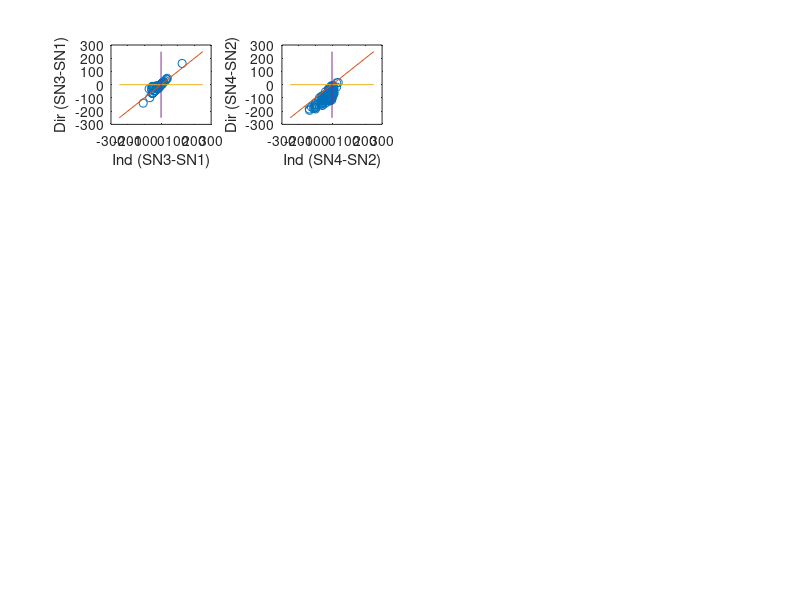

Write the MATLAB code that produced this figure.
clear
clc

load param_ThrePert_SA0SB0_25pc_AND.mat
load param_SameSA0SB0_AND.mat

param_unp = param_SameSA0SB0(:,nrr);
%param_thre = param_ThrePert_OR(:,nrr);


unp=tri_types(nrr,:);
ind=tri_type_SA0ltSB0;
dir=tri_type_SB0ltSA0;

[unp_sorted,idx] = sort(unp);
dir_sorted = dir(idx);
ind_sorted = ind(idx);

SN_DirSorted = SNB_SB0ltSA0(idx,:);
SN_IndSorted = SNB_SA0ltSB0(idx,:);

SNB_Unp = SNB(nrr,:);
SNB_Dir = SNB_SB0ltSA0;
SNB_Ind = SNB_SA0ltSB0;

% Type 4 (1U1D): SN1>SN3>SN2>SN4
% Type 2 (1U2D): SN1>SN3>SN4>SN2
% Type 3 (2U1D): SN3>SN1>SN2>SN4
% Type 1 (2U2D): SN3>SN1>SN4>SN2

nr = length(nrr);

for ik = 1:nr

    if SNB_Unp(ik,1)>SNB_Unp(ik,3) && SNB_Unp(ik,3)>SNB_Unp(ik,2) && SNB_Unp(ik,2)>SNB_Unp(ik,4)
        triType_Unp(ik,1) = 4;
    elseif SNB_Unp(ik,1)>SNB_Unp(ik,3) && SNB_Unp(ik,3)>SNB_Unp(ik,4) && SNB_Unp(ik,4)>SNB_Unp(ik,2)
        triType_Unp(ik,1) = 2;
    elseif SNB_Unp(ik,3)>SNB_Unp(ik,1) && SNB_Unp(ik,1)>SNB_Unp(ik,2) && SNB_Unp(ik,2)>SNB_Unp(ik,4)
        triType_Unp(ik,1) = 3;
    elseif SNB_Unp(ik,3)>SNB_Unp(ik,1) && SNB_Unp(ik,1)>SNB_Unp(ik,4) && SNB_Unp(ik,4)>SNB_Unp(ik,2)
        triType_Unp(ik,1) = 1;
    end

    if SNB_Dir(ik,1)>SNB_Dir(ik,3) && SNB_Dir(ik,3)>SNB_Dir(ik,2) && SNB_Dir(ik,2)>SNB_Dir(ik,4)
        triType_Dir(ik,1) = 4;
    elseif SNB_Dir(ik,1)>SNB_Dir(ik,3) && SNB_Dir(ik,3)>SNB_Dir(ik,4) && SNB_Dir(ik,4)>SNB_Dir(ik,2)
        triType_Dir(ik,1) = 2;
    elseif SNB_Dir(ik,3)>SNB_Dir(ik,1) && SNB_Dir(ik,1)>SNB_Dir(ik,2) && SNB_Dir(ik,2)>SNB_Dir(ik,4)
        triType_Dir(ik,1) = 3;
    elseif SNB_Dir(ik,3)>SNB_Dir(ik,1) && SNB_Dir(ik,1)>SNB_Dir(ik,4) && SNB_Dir(ik,4)>SNB_Dir(ik,2)
        triType_Dir(ik,1) = 1;
    end

    if SNB_Ind(ik,1)>SNB_Ind(ik,3) && SNB_Ind(ik,3)>SNB_Ind(ik,2) && SNB_Ind(ik,2)>SNB_Ind(ik,4)
        triType_Ind(ik,1) = 4;
    elseif SNB_Ind(ik,1)>SNB_Ind(ik,3) && SNB_Ind(ik,3)>SNB_Ind(ik,4) && SNB_Ind(ik,4)>SNB_Ind(ik,2)
        triType_Ind(ik,1) = 2;
    elseif SNB_Ind(ik,3)>SNB_Ind(ik,1) && SNB_Ind(ik,1)>SNB_Ind(ik,2) && SNB_Ind(ik,2)>SNB_Ind(ik,4)
        triType_Ind(ik,1) = 3;
    elseif SNB_Ind(ik,3)>SNB_Ind(ik,1) && SNB_Ind(ik,1)>SNB_Ind(ik,4) && SNB_Ind(ik,4)>SNB_Ind(ik,2)
        triType_Ind(ik,1) = 1;
    end


end

diff_ind_SN31 = SNB_Ind(:,3)-SNB_Ind(:,1);
diff_ind_SN42 = SNB_Ind(:,4)-SNB_Ind(:,2);
diff_ind = diff_ind_SN31+diff_ind_SN42;

diff_dir_SN31 = SNB_Dir(:,3)-SNB_Dir(:,1);
diff_dir_SN42 = SNB_Dir(:,4)-SNB_Dir(:,2);
diff_dir = diff_dir_SN31+diff_dir_SN42;


percent_ind_EMT = (length(find(diff_ind_SN31>diff_dir_SN31))/length(diff_ind_SN31))*100
percent_ind_MET = (length(find(diff_ind_SN42>diff_dir_SN42))/length(diff_ind_SN42))*100

subplot(4,4,1)
plot(diff_ind_SN31,diff_dir_SN31,'o')
hold on
plot([-250,250],[-250,250])
plot([-250,250],[0,0])
plot([0,0],[-250,250])
xlabel('Ind (SN3-SN1)')
ylabel('Dir (SN3-SN1)')


subplot(4,4,2)
plot(diff_ind_SN42,diff_dir_SN42,'o')
hold on
plot([-250,250],[-250,250])
plot([-250,250],[0,0])
plot([0,0],[-250,250])
xlabel('Ind (SN4-SN2)')
ylabel('Dir (SN4-SN2)')



% Convert data into a matrix
data = [unp_sorted';dir_sorted';ind_sorted'];
